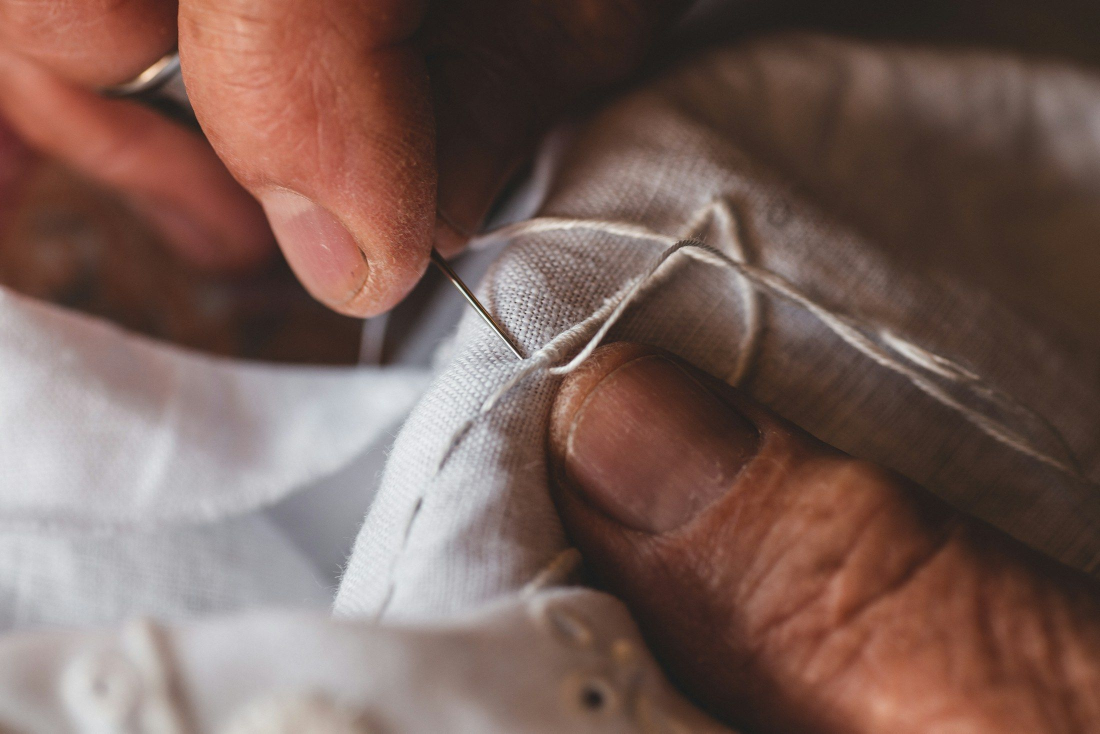
#> input picture assets/hero/atelier.jpg, 2200 x 1467 px (shown at 1/2 size)
$ python -i fetch_product_photos.py   (imports and definitions only)
#> lines starting #> are read from the running program, lines starting #| are printed output that depends on the picture
#> further down, picture is the input picture: PIL image 2200x1467 RGB; mean R, G, B 120.4, 95, 87.6
"""Stage 4: download the chosen Unsplash photo for every product (scripts/photo_picks.py), normalise it to a 3:4 portrait tile
(900 x 1200) and write assets/products/P###.jpg plus assets/CREDITS.md (photographers, Wikipedia text sources, campaign photos).
Usage: python scripts/fetch_product_photos.py"""
import io, json, sys
from pathlib import Path
import requests
from PIL import Image

sys.path.insert(0, str(Path(__file__).resolve().parent))
from photo_picks import FOCUS, PICK  # noqa: E402

ROOT = Path(__file__).resolve().parent.parent
# [3 lines not run here, left out]
# [1 line that did not run here, left out]
W, H = 900, 1200


def tile(im: Image.Image, fx: float = .5, fy: float = .5) -> Image.Image:
#> called with fx = 0.5, fy = 0.5
    w, h = im.size
#> w = 2200; h = 1467
    target = W / H
    if w / h > target:                                   # too wide: crop sides around the focus
        nw = int(h * target); x = int(min(max(fx * w - nw / 2, 0), w - nw)); im = im.crop((x, 0, x + nw, h))
#> after `nw = int(h * target)`: nw = 1100
#> after `x = int(min(max(fx * w - nw / 2, 0), w - nw))`: x = 550
#> after `im = im.crop((x, 0, x + nw, h))`:
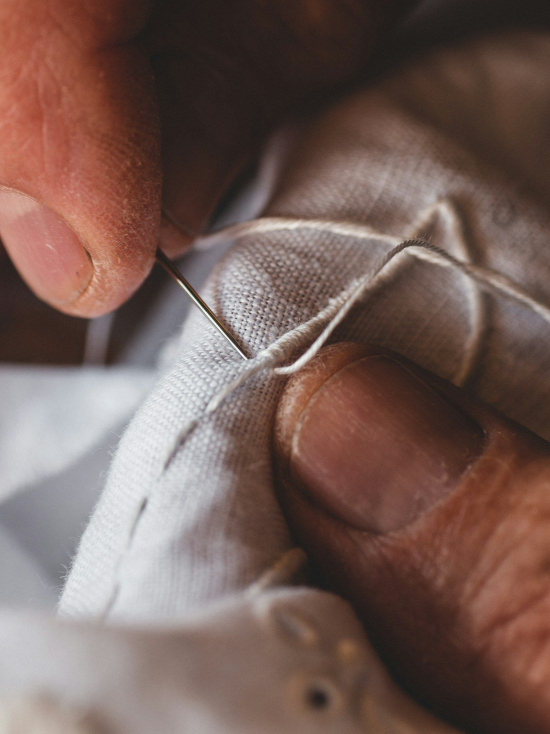
#> im: PIL image 1100x1467 RGB (shown at 1/2 size); mean R, G, B 117.5, 94, 87.3
    else:                                                # too tall: crop top / bottom
        nh = int(w / target); y = int(min(max(fy * h - nh / 2, 0), h - nh)); im = im.crop((0, y, w, y + nh))
    return im.resize((W, H), Image.LANCZOS)


rows = []
# [8 lines not run here, left out]

hero = json.loads((ROOT / ".run" / "hero_credits.json").read_text()) if (ROOT / ".run" / "hero_credits.json").exists() else {}
out = ["# Credits", "",
       "Everything below is used for illustration in a non-commercial academic project. Brand names are trademarks of their owners; curio is not affiliated with any maison shown.", "",
       "## Product photographs", "",
       "Photographs are from [Unsplash](https://unsplash.com) under the [Unsplash License](https://unsplash.com/license) (free to use; attribution appreciated). "
       "They were selected by searching for each product's brand and model and may show a similar item rather than the exact reference.", "",
       "| Product | Piece | Photographer | Photo |", "|---|---|---|---|"]
# [14 lines not run here, left out]

>>> from PIL import Image
>>> picture = Image.open('../assets/hero/atelier.jpg')
>>> result = tile(picture)
